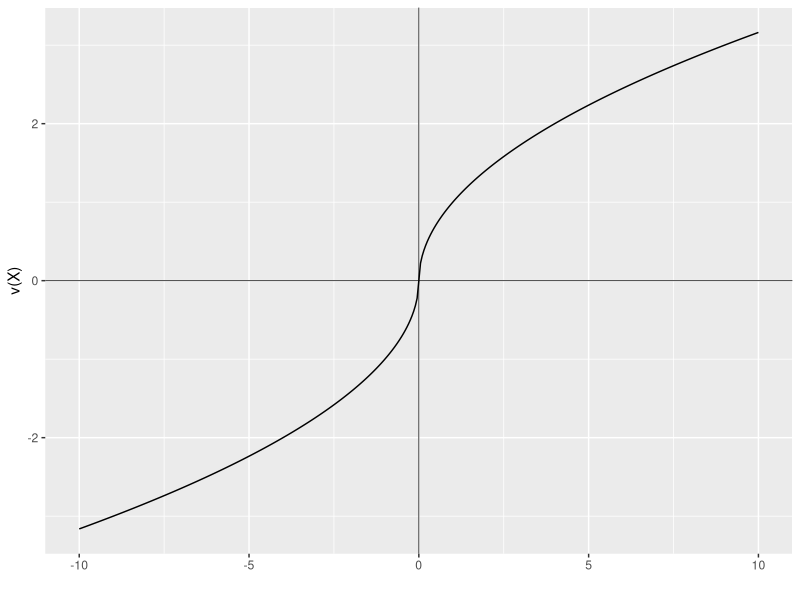

The R script that drew this image:
## ---- chunk 1
library(ggplot2)

loss_fun <- function(x){
  -(-x)^0.5
}
gain_fun <- function(x){
  x^0.5
}

loss <- data.frame(
  x=seq(-10,0,0.05),
  y=NA
  )
loss$y <- loss_fun(loss$x)

gain <- data.frame(
  x=seq(0,10,0.05),
  y=NA
  )
gain$y <- gain_fun(gain$x)

ggplot(mapping = aes(x, y)) +
  geom_line(data = loss) +
  geom_line(data = gain) + 
  geom_vline(xintercept = 0, linewidth=0.25)+ 
  geom_hline(yintercept = 0, linewidth=0.25)+
  labs(x = "", y = "v(X)")
